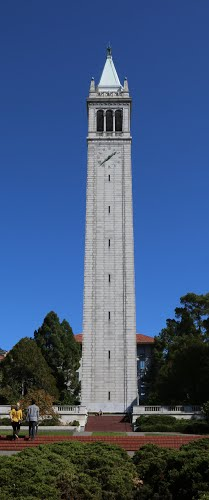
#> input picture test.jpg, 209 x 500 px
$ python detect.py   (older library calls are emulated)
#> lines starting #> are read from the running program, lines starting #| are printed output that depends on the picture
import cv2

def find_features(img, hessian_threshold=500):
    """Given a gray OpenCV image (such as from imread) return a list
    of OpenCV features and their descriptors as a tuple

    Params:
    img -- OpenCV image
    hessian_threshold -- threshold for feature selection
      (larger means fewer features)

    Returns:
    ([keypoints], [descriptors])
    """
    surf = cv2.SIFT()
    kp, des = surf.detectAndCompute(img, None) # Second param is mask
    return (kp, des)

def display_features(img, kp):
    """Display window of image with feature keypoints superimposed
    The window closes on keypress

    Params:
    img -- OpenCV image
    kp -- list of keypoints outputted by surf.detect()

    Returns:
    None
    """
    kpimg = cv2.drawKeypoints(img, kp)
    cv2.imshow("Feature Keypoints", kpimg)
    cv2.waitKey(0)
    cv2.destroyWindow("Feature Keypoints")

def get_features(filename, hessian_threshold=500, sx=1, sy=1):
    """Loads an image from <filename>, performs preprocessing,
    and calls find_features() on it to retrieve features

    Preprocessing involves converting to grayscale and resizing

    Params:
    filename -- string indicating relative directory to file
    hessian_threshold -- threshold for feature selection (default 500)
    sx -- factor to resize in x (default 1)
    sy -- factor to resize in y (default 1)

    Returns:
    ([keypoints], [descriptors])
    """
    img = cv2.imread(filename)
    gray = cv2.cvtColor(img,cv2.COLOR_BGR2GRAY)
    resized_img = cv2.resize(gray, None, fx=sx, fy=sy, interpolation=cv2.INTER_NEAREST)
    return find_features(resized_img)

if __name__ == "__main__":
    img = cv2.imread("test.jpg")
#> img is the input picture: shape (500, 209, 3); mean B, G, R 121.3, 86.8, 65.2
    gray = cv2.cvtColor(img,cv2.COLOR_BGR2GRAY)
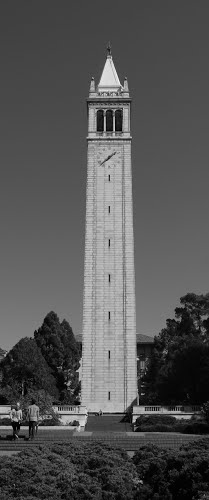
#> gray: shape (500, 209); min 0, max 248, mean 84.3
    (kp, _) = get_features("test.jpg")
#> in find_features, `kp, des = surf.detectAndCompute(img, None)`: kp = 500 keypoints; strongest (x, y, size): (134, 421, 2.2), (10, 427, 2.6), (27, 428, 2.5), (109, 77, 14.6)
    display_features(gray, kp)
#> in display_features, `kpimg = cv2.drawKeypoints(img, kp)`:
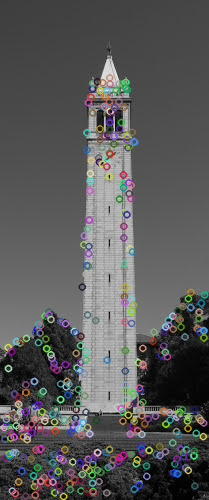
#> kpimg: shape (500, 209, 3); mean of channels 0, 1, 2 88.3, 88.3, 88.2; drawn as B, G, R
